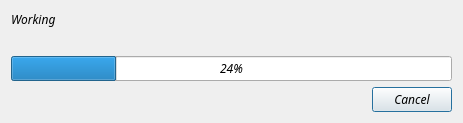
<?xml version="1.0" encoding="UTF-8"?>
<ui version="4.0">
 <class>DlgWorkingTask</class>
 <widget class="QDialog" name="DlgWorkingTask">
  <property name="geometry">
   <rect>
    <x>0</x>
    <y>0</y>
    <width>463</width>
    <height>96</height>
   </rect>
  </property>
  <property name="font">
   <font>
    <family>Sans Serif</family>
    <pointsize>9</pointsize>
    <italic>true</italic>
   </font>
  </property>
  <property name="windowTitle">
   <string notr="true">Working</string>
  </property>
  <layout class="QVBoxLayout" name="verticalLayout">
   <item>
    <widget class="QLabel" name="ActionLabel">
     <property name="text">
      <string notr="true">Working</string>
     </property>
    </widget>
   </item>
   <item>
    <widget class="QLabel" name="ActionLabel2">
     <property name="text">
      <string notr="true"/>
     </property>
    </widget>
   </item>
   <item>
    <widget class="QProgressBar" name="ProgressBar">
     <property name="value">
      <number>24</number>
     </property>
    </widget>
   </item>
   <item>
    <layout class="QHBoxLayout" name="horizontalLayout">
     <property name="spacing">
      <number>0</number>
     </property>
     <property name="leftMargin">
      <number>0</number>
     </property>
     <property name="topMargin">
      <number>0</number>
     </property>
     <property name="rightMargin">
      <number>0</number>
     </property>
     <property name="bottomMargin">
      <number>0</number>
     </property>
     <item>
      <spacer name="horizontalSpacer">
       <property name="orientation">
        <enum>Qt::Horizontal</enum>
       </property>
       <property name="sizeHint" stdset="0">
        <size>
         <width>40</width>
         <height>20</height>
        </size>
       </property>
      </spacer>
     </item>
     <item>
      <widget class="QPushButton" name="CancelBt">
       <property name="text">
        <string>Cancel</string>
       </property>
      </widget>
     </item>
    </layout>
   </item>
  </layout>
 </widget>
 <resources/>
 <connections/>
</ui>
